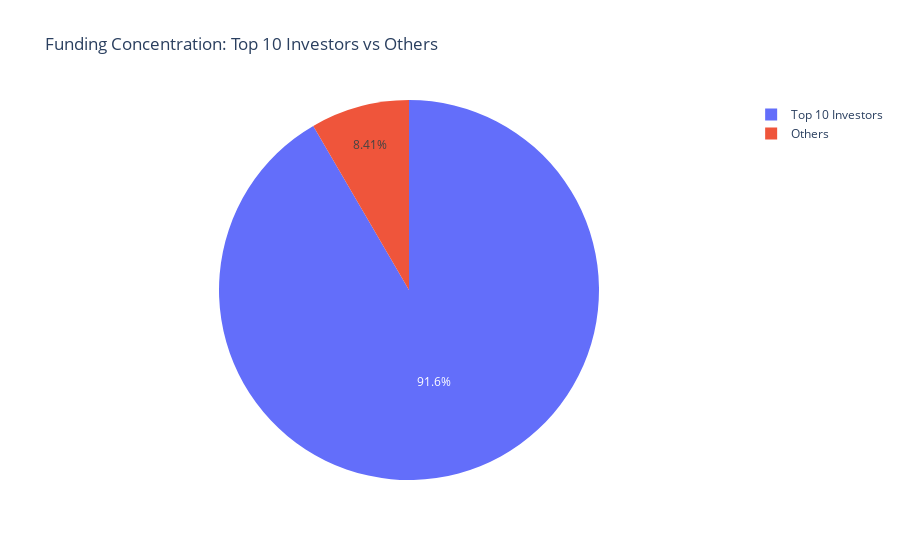

This figure's notebook cell:
### Markdown cell above
5.Investor Influence

### Code cell
investor_funding = df.groupby("Investor")["Funding_Amount_USD"].sum().sort_values(ascending=False).reset_index()

print("Top 10 Investors by Total Funding:")
print(investor_funding.head(10))

sns.barplot(data=investor_funding.head(10), 
            x="Funding_Amount_USD", 
            y="Investor", 
            palette="Greens_r")
plt.title("Top 10 Investors in Bengaluru (by Total Funding)")
plt.xlabel("Total Funding (USD)")
plt.ylabel("Investor")
plt.show()

top10_total = investor_funding.head(10)["Funding_Amount_USD"].sum()
others_total = investor_funding["Funding_Amount_USD"].sum() - top10_total
concentration_df = pd.DataFrame({
    "Category": ["Top 10 Investors", "Others"],
    "Funding_Amount_USD": [top10_total, others_total]
})

fig2 = px.pie(concentration_df, values="Funding_Amount_USD", names="Category", 
              title="Funding Concentration: Top 10 Investors vs Others")
fig2.show()

### Figure 1 — Plotly figure (JSON) as saved in the notebook; plotly's stock layout.template omitted (floating-point values rounded to 4 significant figures)
{"data": [{"domain": {"x": [0, 1], "y": [0, 1]}, "hovertemplate": "Category=%{label}<br>Funding_Amount_USD=%{value}<extra></extra>", "labels": ["Top 10 Investors", "Others"], "legendgroup": "", "name": "", "showlegend": true, "type": "pie", "values": [4053000000, 372000000]}], "layout": {"legend": {"tracegroupgap": 0}, "title": {"text": "Funding Concentration: Top 10 Investors vs Others"}}}
